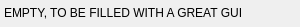
<?xml version="1.0" encoding="UTF-8"?>
<ui version="4.0">
 <class>WdgWateryMixOptions</class>
 <widget class="QWidget" name="WdgWateryMixOptions">
  <property name="geometry">
   <rect>
    <x>0</x>
    <y>0</y>
    <width>300</width>
    <height>27</height>
   </rect>
  </property>
  <property name="baseSize">
   <size>
    <width>257</width>
    <height>56</height>
   </size>
  </property>
  <widget class="QLabel" name="label">
   <property name="geometry">
    <rect>
     <x>4</x>
     <y>4</y>
     <width>301</width>
     <height>17</height>
    </rect>
   </property>
   <property name="text">
    <string>EMPTY, TO BE FILLED WITH A GREAT GUI</string>
   </property>
  </widget>
 </widget>
 <resources/>
 <connections/>
</ui>
